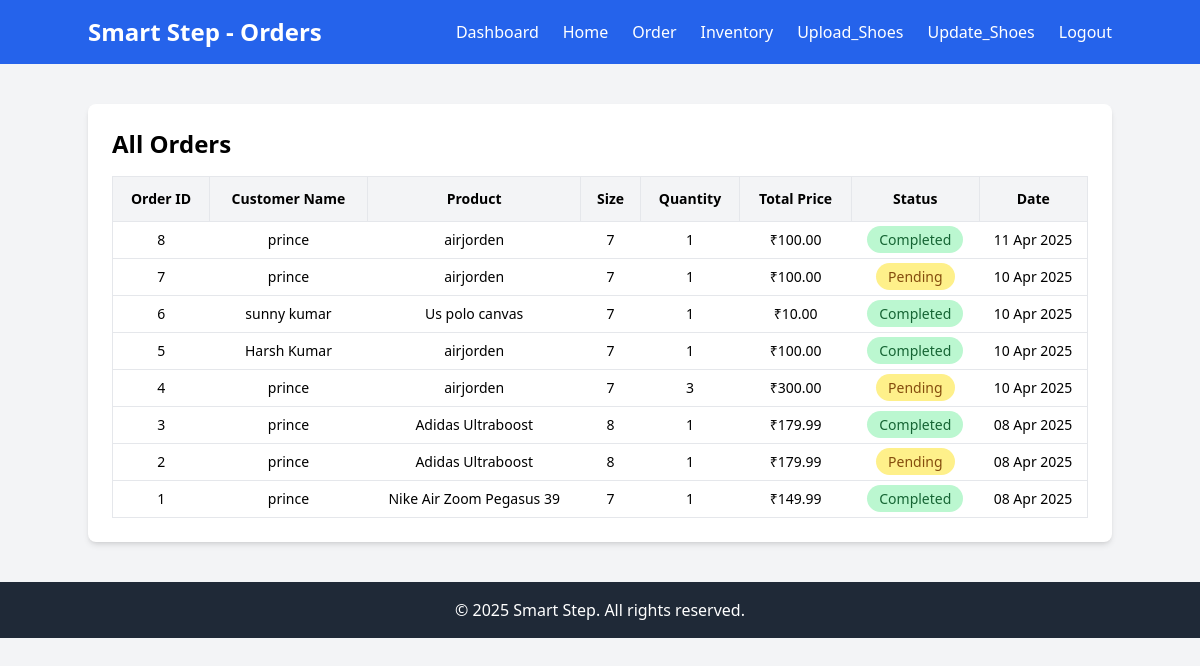
Before: /order.php with the older database file.
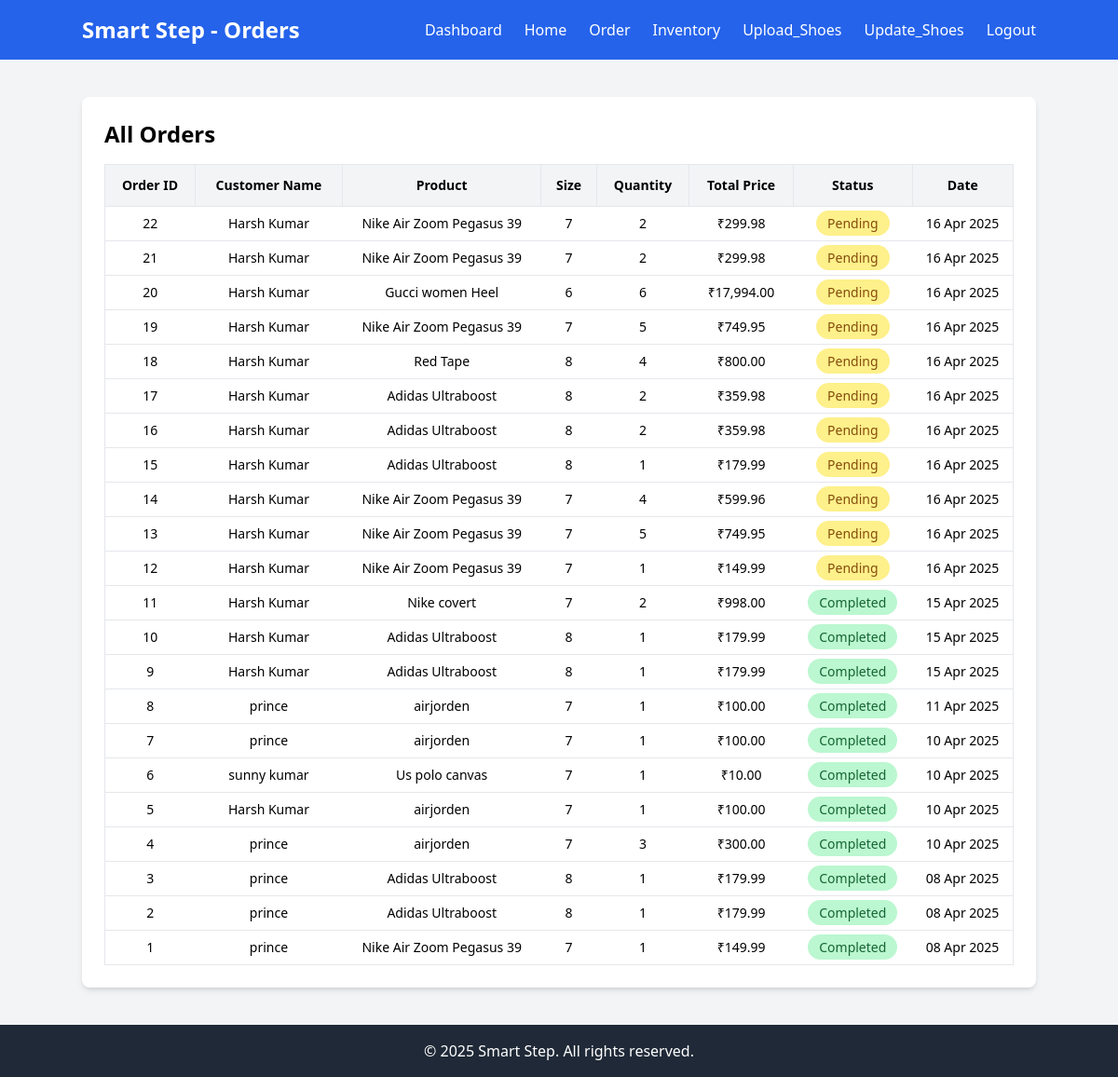
After: the same page with the newer database file.
### tables this page shows
CREATE TABLE `orders` (
  `id` int(11) NOT NULL,
  `user_id` int(11) NOT NULL,
  `product_id` int(11) NOT NULL,
  `size` varchar(10) DEFAULT NULL,
  `quantity` int(11) NOT NULL,
  `total_price` decimal(10,2) NOT NULL,
  `status` enum('Pending','Completed','Cancelled') DEFAULT 'Pending',
  `created_at` timestamp NOT NULL DEFAULT current_timestamp()
);

CREATE TABLE `users` (
  `id` int(11) NOT NULL,
  `full_name` varchar(255) NOT NULL,
  `email` varchar(255) NOT NULL,
  `password` varchar(255) NOT NULL,
  `role` enum('Customer','Manager','Admin') NOT NULL DEFAULT 'Customer',
  `status` enum('Active','Suspended','Deleted') NOT NULL DEFAULT 'Active',
  `created_at` timestamp NOT NULL DEFAULT current_timestamp()
);

CREATE TABLE `products` (
  `id` int(11) NOT NULL,
  `name` varchar(255) NOT NULL,
  `description` text NOT NULL,
  `price` decimal(10,2) NOT NULL,
  `discount_price` decimal(10,2) DEFAULT NULL,
  `rating` int(11) NOT NULL DEFAULT 5,
  `reviews` int(11) NOT NULL DEFAULT 0,
  `image` varchar(255) NOT NULL,
  `quantity` int(11) NOT NULL DEFAULT 50,
  `size` int(11) NOT NULL
);

### src/order.php (the view, shortened to what this page needs)
<?php
$conn = new mysqli("localhost", "root", "", "smart_step_db");
$sql = "SELECT orders.*, products.name AS product_name, products.size, users.full_name
        FROM orders
        JOIN products ON orders.product_id = products.id
        JOIN users ON orders.user_id = users.id
        ORDER BY orders.created_at DESC";
$result = $conn->query($sql);
?>
<!DOCTYPE html>
<html lang="en">
<head>
    <script src="https://cdn.tailwindcss.com"></script>
</head>
<body class="bg-gray-100">
<nav class="bg-blue-600 p-4 text-white">
    <div class="container mx-auto flex justify-between items-center">
        <h1 class="text-2xl font-bold">Smart Step - Orders</h1>
        <ul class="flex space-x-6">
            <li><a href="admin.php" class="hover:underline">Dashboard</a></li>
            <li><a href="index.php" class="hover:underline">Home</a></li>
            <li><a href="order.php" class="hover:underline">Order</a></li>
            <li><a href="inventory.php" class="hover:underline">Inventory</a></li>
            <li><a href="upload_product.php" class="hover:underline">Upload_Shoes</a></li>
            <li><a href="update_quantity.php" class="hover:underline">Update_Shoes</a></li>
            <li><a href="logout.php" class="hover:underline">Logout</a></li>
        </ul>
    </div>
</nav>
<section class="container mx-auto mt-10 bg-white p-6 rounded-lg shadow-md">
    <h2 class="text-2xl font-bold mb-4">All Orders</h2>
    <div class="overflow-x-auto">
        <table class="min-w-full border text-sm">
            <thead>
                <tr class="bg-gray-100">
                    <th class="p-3 border">Order ID</th>
                    <th class="p-3 border">Customer Name</th>
                    <th class="p-3 border">Product</th>
                    <th class="p-3 border">Size</th>
                    <th class="p-3 border">Quantity</th>
                    <th class="p-3 border">Total Price</th>
                    <th class="p-3 border">Status</th>
                    <th class="p-3 border">Date</th>
                </tr>
            </thead>
            <tbody>
                <?php if ($result && $result->num_rows > 0): ?>
                    <?php while ($row = $result->fetch_assoc()): ?>
                        <tr class="text-center border-t">
                            <td class="p-2"><?= $row['id'] ?></td>
                            <td class="p-2"><?= htmlspecialchars($row['full_name']) ?></td>
                            <td class="p-2"><?= htmlspecialchars($row['product_name']) ?></td>
                            <td class="p-2"><?= htmlspecialchars($row['size']) ?></td>
                            <td class="p-2"><?= $row['quantity'] ?></td>
                            <td class="p-2">₹<?= number_format($row['total_price'], 2) ?></td>
                            <td class="p-2">
                                <?php
                                $status = $row['status'];
                                $color = match ($status) {
                                    'Pending' => 'bg-yellow-200 text-yellow-800',
                                    'Completed' => 'bg-green-200 text-green-800',
                                    'Cancelled' => 'bg-red-200 text-red-800',
                                    default => 'bg-gray-200 text-gray-800',
                                };
                                ?>
                                <span class="px-3 py-1 rounded-full <?= $color ?>"><?= $status ?></span>
                            </td>
                            <td class="p-2"><?= date("d M Y", strtotime($row['created_at'])) ?></td>
                        </tr>
                    <?php endwhile; ?>
                <?php else: ?>
                    <tr>
                        <td colspan="8" class="text-center p-4 text-gray-600">No orders found.</td>
                    </tr>
                <?php endif; ?>
            </tbody>
        </table>
    </div>
</section>
<footer class="bg-gray-800 text-white text-center py-4 mt-10">
    &copy; 2025 Smart Step. All rights reserved.
</footer>
</body>
</html>

Changed rows visible on the page:
added orders: id "22", user.full_name "Harsh Kumar", product.name "Nike Air Zoom Pegasus 39", product.size "7", quantity "2", total_price "299.98", status "Pending", created_at "16 Apr 2025"
added orders: id "21", user.full_name "Harsh Kumar", product.name "Nike Air Zoom Pegasus 39", product.size "7", quantity "2", total_price "299.98", status "Pending", created_at "16 Apr 2025"
added orders: id "20", user.full_name "Harsh Kumar", product.name "Gucci women Heel", product.size "6", quantity "6", total_price "17,994.00", status "Pending", created_at "16 Apr 2025"
added orders: id "19", user.full_name "Harsh Kumar", product.name "Nike Air Zoom Pegasus 39", product.size "7", quantity "5", total_price "749.95", status "Pending", created_at "16 Apr 2025"
added orders: id "18", user.full_name "Harsh Kumar", product.name "Red Tape", product.size "8", quantity "4", total_price "800.00", status "Pending", created_at "16 Apr 2025"
added orders: id "17", user.full_name "Harsh Kumar", product.name "Adidas Ultraboost", product.size "8", quantity "2", total_price "359.98", status "Pending", created_at "16 Apr 2025"
added orders: id "16", user.full_name "Harsh Kumar", product.name "Adidas Ultraboost", product.size "8", quantity "2", total_price "359.98", status "Pending", created_at "16 Apr 2025"
added orders: id "15", user.full_name "Harsh Kumar", product.name "Adidas Ultraboost", product.size "8", quantity "1", total_price "179.99", status "Pending", created_at "16 Apr 2025"
added orders: id "14", user.full_name "Harsh Kumar", product.name "Nike Air Zoom Pegasus 39", product.size "7", quantity "4", total_price "599.96", status "Pending", created_at "16 Apr 2025"
added orders: id "13", user.full_name "Harsh Kumar", product.name "Nike Air Zoom Pegasus 39", product.size "7", quantity "5", total_price "749.95", status "Pending", created_at "16 Apr 2025"
added orders: id "12", user.full_name "Harsh Kumar", product.name "Nike Air Zoom Pegasus 39", product.size "7", quantity "1", total_price "149.99", status "Pending", created_at "16 Apr 2025"
added orders: id "11", user.full_name "Harsh Kumar", product.name "Nike covert", product.size "7", quantity "2", total_price "998.00", status "Completed", created_at "15 Apr 2025"
added orders: id "10", user.full_name "Harsh Kumar", product.name "Adidas Ultraboost", product.size "8", quantity "1", total_price "179.99", status "Completed", created_at "15 Apr 2025"
added orders: id "9", user.full_name "Harsh Kumar", product.name "Adidas Ultraboost", product.size "8", quantity "1", total_price "179.99", status "Completed", created_at "15 Apr 2025"
changed orders id 7: status "Pending" → "Completed"
changed orders id 4: status "Pending" → "Completed"
changed orders id 2: status "Pending" → "Completed"
